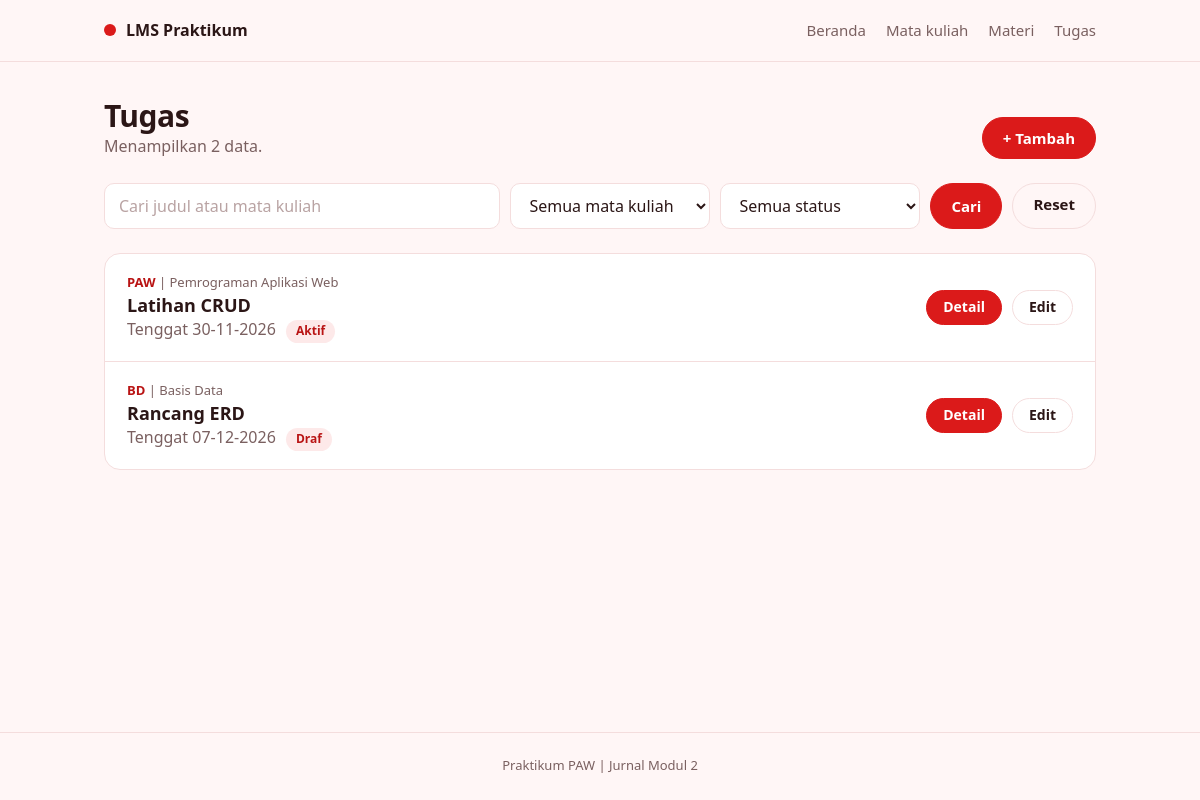
/tugas.php, run on the app's committed database.
### tables this page shows
CREATE TABLE tugas (
  id INT UNSIGNED AUTO_INCREMENT PRIMARY KEY,
  mata_kuliah_id INT UNSIGNED NOT NULL,
  judul VARCHAR(150) NOT NULL,
  instruksi TEXT NOT NULL,
  tenggat DATE NOT NULL,
  status VARCHAR(20) NOT NULL,
  FOREIGN KEY (mata_kuliah_id) REFERENCES mata_kuliah(id) ON DELETE RESTRICT
);

CREATE TABLE mata_kuliah (
  id INT UNSIGNED AUTO_INCREMENT PRIMARY KEY,
  kode VARCHAR(20) NOT NULL UNIQUE,
  nama VARCHAR(100) NOT NULL,
  dosen VARCHAR(100) NOT NULL,
  semester TINYINT UNSIGNED NOT NULL
);

### functions.php (called while the page is built, shortened)
<?php
function h($teks)
{
    return htmlspecialchars((string) $teks, ENT_QUOTES, 'UTF-8');
}
function input($sumber, $nama)
{
    return '';
}

### tugas.php (the view, shortened to what this page needs)
<?php
require 'functions.php';
require 'connect.php';
$aksi = input($_GET, 'aksi');
if (!in_array($aksi, ['tambah', 'detail', 'edit', 'hapus'], true)) {
    $aksi = 'daftar';
}
if ($aksi === 'daftar') {
    $search = input($_GET, 'search');
    $sql = "SELECT t.*, mk.kode AS kode_mk, mk.nama AS nama_mk
            FROM tugas t
            JOIN mata_kuliah mk ON mk.id = t.mata_kuliah_id";
    $param = [];
    $sql .= " ORDER BY t.tenggat ASC, t.judul";
    $stmt = $conn->prepare($sql);
    $stmt->execute($param);
    $daftar_tugas = $stmt->get_result()->fetch_all(MYSQLI_ASSOC);
}
require 'header.php';
?>
<?php if ($aksi === 'daftar'): ?>
    <div class="page-head">
        <div>
            <h1>Tugas</h1>
            <p class="muted">Menampilkan <?= count($daftar_tugas) ?> data.</p>
        </div>
        <a class="btn" href="tugas.php?aksi=tambah">+ Tambah</a>
    </div>
    <form class="toolbar" method="get" action="tugas.php">
        <input type="text" name="search" placeholder="Cari judul atau mata kuliah" value="<?= h($search) ?>">
        <select name="mata_kuliah_id">
            <option value="">Semua mata kuliah</option>
        </select>
        <select name="status">
            <option value="">Semua status</option>
        </select>
        <button class="btn" type="submit">Cari</button>
        <a class="btn btn-ghost" href="tugas.php">Reset</a>
    </form>
    <?php if (count($daftar_tugas) === 0): ?>
        <p class="empty">Data tidak ditemukan.</p>
    <?php else: ?>
        <div class="card list">
            <?php foreach ($daftar_tugas as $baris): ?>
                <div class="list-item">
                    <div>
                        <p class="kicker"><span class="code"><?= h($baris['kode_mk']) ?></span> | <?= h($baris['nama_mk']) ?></p>
                        <h2><?= h($baris['judul']) ?></h2>
                        <p class="muted">Tenggat <?= date('d-m-Y', strtotime($baris['tenggat'])) ?> <span class="badge"><?= h($baris['status']) ?></span></p>
                    </div>
                    <div class="actions">
                        <a class="btn btn-sm" href="tugas.php?aksi=detail&id=<?= (int) $baris['id'] ?>">Detail</a>
                        <a class="btn btn-sm btn-ghost" href="tugas.php?aksi=edit&id=<?= (int) $baris['id'] ?>">Edit</a>
                    </div>
                </div>
            <?php endforeach ?>
        </div>
    <?php endif ?>
<?php endif ?>
<?php require 'footer.php'; ?>

### header.php (shortened to what this page needs)
<!doctype html>
<html lang="id">
<head>
    <link rel="stylesheet" href="styles.css">
</head>
<body>
<header class="topbar">
    <div class="wrap">
        <a class="brand" href="index.php"><span class="brand-mark"></span>LMS Praktikum</a>
        <nav>
            <a class="nav-link" href="index.php">Beranda</a>
            <a class="nav-link" href="mata_kuliah.php">Mata kuliah</a>
            <a class="nav-link" href="materi.php">Materi</a>
            <a class="nav-link" href="tugas.php">Tugas</a>
        </nav>
    </div>
</header>
<main class="wrap">

### footer.php
</main>
<footer class="footer">Praktikum PAW | Jurnal Modul 2</footer>
</body>
</html>

### styles.css (style rules this page uses)
:root { --merah: #DB1A1A; --merah-tua: #B91414; --latar: #FFF6F6; --putih: #FFFFFF; --merah-muda: #FDE9E9; --garis: #F4DDDD; --teks: #2B1616; --teks-pudar: #7A6060; }
* { box-sizing: border-box; }
body { margin: 0; background: var(--latar); color: var(--teks); font: 16px/1.55 system-ui, -apple-system, "Segoe UI", Roboto, Arial, sans-serif; }
h1, h2, p, dl, dd { margin: 0; }
h1 { font-size: 30px; line-height: 1.2; letter-spacing: -0.5px; overflow-wrap: anywhere; }
h2 { font-size: 18px; line-height: 1.3; overflow-wrap: anywhere; }
.wrap { max-width: 1040px; margin: 0 auto; padding: 0 24px; }
main.wrap { padding-top: 36px; padding-bottom: 64px; min-height: calc(100vh - 130px); }
.muted { color: var(--teks-pudar); }
.topbar { background: var(--latar); border-bottom: 1px solid var(--garis); }
.topbar .wrap { display: flex; flex-wrap: wrap; align-items: center; justify-content: space-between; gap: 8px 20px; padding-top: 18px; padding-bottom: 18px; }
.brand { display: flex; align-items: center; gap: 10px; color: var(--teks); font-weight: 700; text-decoration: none; }
.brand-mark { width: 12px; height: 12px; border-radius: 50%; background: var(--merah); }
.topbar nav { display: flex; flex-wrap: wrap; gap: 6px 20px; }
.nav-link { color: var(--teks-pudar); font-size: 15px; text-decoration: none; }
.btn { display: inline-block; padding: 11px 20px; border: 1px solid var(--merah); border-radius: 999px; background: var(--merah); color: #fff; font: inherit; font-size: 15px; font-weight: 600; line-height: 1.2; text-align: center; text-decoration: none; cursor: pointer; }
.btn-sm { padding: 8px 16px; font-size: 14px; }
.btn-ghost { background: transparent; border-color: var(--garis); color: var(--teks); }
.actions { display: flex; flex-wrap: wrap; gap: 10px; margin-top: 24px; }
input, select, textarea { width: 100%; height: 46px; padding: 0 14px; border: 1px solid var(--garis); border-radius: 10px; background: var(--putih); color: var(--teks); font: inherit; }
input::placeholder { color: #B9A3A3; }
.toolbar { display: flex; gap: 10px; margin: 24px 0; }
.toolbar input { flex: 1; }
.toolbar select { width: 200px; }
.card { background: var(--putih); border: 1px solid var(--garis); border-radius: 16px; }
.page-head { display: flex; align-items: flex-end; justify-content: space-between; gap: 16px; }
.list { margin-top: 16px; overflow: hidden; }
.list-item { display: flex; align-items: center; justify-content: space-between; gap: 16px; padding: 18px 22px; color: var(--teks); text-decoration: none; }
.list-item + .list-item { border-top: 1px solid var(--garis); }
.list-item .actions { flex: none; margin-top: 0; }
.list-item .muted { overflow-wrap: anywhere; }
.kicker { margin-bottom: 2px; color: var(--teks-pudar); font-size: 13px; overflow-wrap: anywhere; }
.code { color: var(--merah-tua); font-weight: 600; }
.badge { display: inline-block; margin-left: 6px; padding: 2px 10px; border-radius: 999px; background: var(--merah-muda); color: var(--merah-tua); font-size: 12px; font-weight: 600; }
.footer { padding: 22px; border-top: 1px solid var(--garis); color: var(--teks-pudar); font-size: 13px; text-align: center; }

### data on the page
tugas: mata_kuliah.kode "PAW", mata_kuliah.nama "Pemrograman Aplikasi Web", judul "Latihan CRUD", tenggat "30-11-2026", status "Aktif"
tugas: mata_kuliah.kode "BD", mata_kuliah.nama "Basis Data", judul "Rancang ERD", tenggat "07-12-2026", status "Draf"

### other printed values
count($daftar_tugas) "2"
